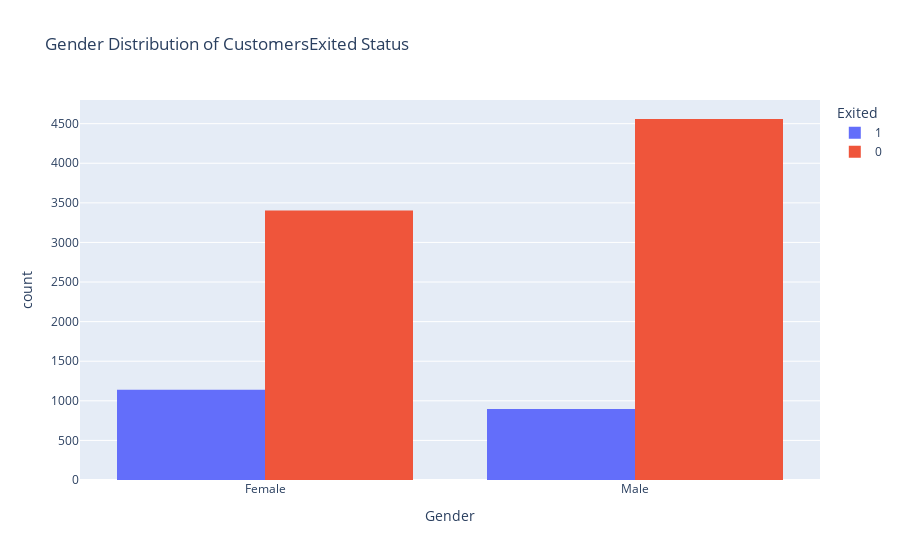

The code cell stored with this chart in its notebook:
### Code cell
# Gender Distribution of Customers' Exited Status
px.histogram(data_frame=df , x='Gender' , color='Exited', barmode='group' , title= 'Gender Distribution of Customers''Exited Status')

### Figure 1 — Plotly figure (JSON) as saved in the notebook; plotly's stock layout.template omitted (floating-point values rounded to 4 significant figures; data arrays with more than 128 entries replaced by an {"elided": "..."} marker saying what was removed)
{"data": [{"alignmentgroup": "True", "bingroup": "x", "hovertemplate": "Exited=1<br>Gender=%{x}<br>count=%{y}<extra></extra>", "legendgroup": "1", "marker": {"color": "#636efa", "pattern": {"shape": ""}}, "name": "1", "offsetgroup": "1", "orientation": "v", "showlegend": true, "type": "histogram", "x": {"elided": "2037 str values"}, "xaxis": "x", "yaxis": "y"}, {"alignmentgroup": "True", "bingroup": "x", "hovertemplate": "Exited=0<br>Gender=%{x}<br>count=%{y}<extra></extra>", "legendgroup": "0", "marker": {"color": "#EF553B", "pattern": {"shape": ""}}, "name": "0", "offsetgroup": "0", "orientation": "v", "showlegend": true, "type": "histogram", "x": {"elided": "7963 str values"}, "xaxis": "x", "yaxis": "y"}], "layout": {"barmode": "group", "legend": {"title": {"text": "Exited"}, "tracegroupgap": 0}, "title": {"text": "Gender Distribution of CustomersExited Status"}, "xaxis": {"anchor": "y", "domain": [0, 1], "title": {"text": "Gender"}}, "yaxis": {"anchor": "x", "domain": [0, 1], "title": {"text": "count"}}}}
